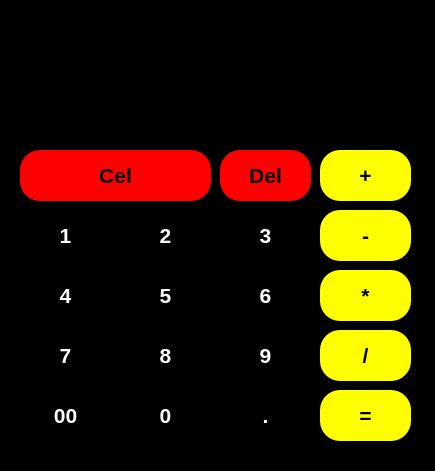
<?xml version="1.0" encoding="UTF-8"?>
<ui version="4.0">
 <class>MainWindow</class>
 <widget class="QMainWindow" name="MainWindow">
  <property name="geometry">
   <rect>
    <x>0</x>
    <y>0</y>
    <width>435</width>
    <height>471</height>
   </rect>
  </property>
  <property name="windowTitle">
   <string>MainWindow</string>
  </property>
  <property name="styleSheet">
   <string notr="true">background-color: rgb(0, 0, 0);</string>
  </property>
  <widget class="QWidget" name="centralwidget">
   <widget class="QLabel" name="label">
    <property name="geometry">
     <rect>
      <x>20</x>
      <y>70</y>
      <width>381</width>
      <height>41</height>
     </rect>
    </property>
    <property name="font">
     <font>
      <pointsize>16</pointsize>
      <weight>75</weight>
      <bold>true</bold>
     </font>
    </property>
    <property name="styleSheet">
     <string notr="true">background-color: balck;
color: rgb(255, 255, 255);</string>
    </property>
    <property name="text">
     <string/>
    </property>
    <property name="alignment">
     <set>Qt::AlignRight|Qt::AlignTrailing|Qt::AlignVCenter</set>
    </property>
   </widget>
   <widget class="QPushButton" name="push_cel">
    <property name="geometry">
     <rect>
      <x>20</x>
      <y>150</y>
      <width>191</width>
      <height>51</height>
     </rect>
    </property>
    <property name="font">
     <font>
      <pointsize>16</pointsize>
      <weight>75</weight>
      <bold>true</bold>
     </font>
    </property>
    <property name="styleSheet">
     <string notr="true">QPushButton{
border-radius:20px;
color: balck;
background-color: red
;
}
QPushButton:hover{
color:black;
background-color:red
;

}

</string>
    </property>
    <property name="text">
     <string>Cel</string>
    </property>
   </widget>
   <widget class="QPushButton" name="push_del">
    <property name="geometry">
     <rect>
      <x>220</x>
      <y>150</y>
      <width>91</width>
      <height>51</height>
     </rect>
    </property>
    <property name="font">
     <font>
      <pointsize>16</pointsize>
      <weight>75</weight>
      <bold>true</bold>
     </font>
    </property>
    <property name="styleSheet">
     <string notr="true">QPushButton{
border-radius:20px;
color: black;

	background-color: red;
}
QPushButton:hover{
color:white;
background-color:red;

}
</string>
    </property>
    <property name="text">
     <string>Del</string>
    </property>
    <property name="shortcut">
     <string>Backspace</string>
    </property>
   </widget>
   <widget class="QPushButton" name="push_add_2">
    <property name="geometry">
     <rect>
      <x>320</x>
      <y>150</y>
      <width>91</width>
      <height>51</height>
     </rect>
    </property>
    <property name="font">
     <font>
      <pointsize>16</pointsize>
      <weight>75</weight>
      <bold>true</bold>
     </font>
    </property>
    <property name="styleSheet">
     <string notr="true">border-radius:20px;
color:black;
	background-color: yellow;

</string>
    </property>
    <property name="text">
     <string>+</string>
    </property>
    <property name="shortcut">
     <string>+</string>
    </property>
   </widget>
   <widget class="QPushButton" name="push_sub">
    <property name="geometry">
     <rect>
      <x>320</x>
      <y>210</y>
      <width>91</width>
      <height>51</height>
     </rect>
    </property>
    <property name="font">
     <font>
      <pointsize>16</pointsize>
      <weight>75</weight>
      <bold>true</bold>
     </font>
    </property>
    <property name="styleSheet">
     <string notr="true">border-radius:20px;
color:black;
	background-color: yellow;

</string>
    </property>
    <property name="text">
     <string>-</string>
    </property>
    <property name="shortcut">
     <string>-</string>
    </property>
   </widget>
   <widget class="QPushButton" name="push_1">
    <property name="geometry">
     <rect>
      <x>20</x>
      <y>210</y>
      <width>91</width>
      <height>51</height>
     </rect>
    </property>
    <property name="font">
     <font>
      <pointsize>16</pointsize>
      <weight>75</weight>
      <bold>true</bold>
     </font>
    </property>
    <property name="styleSheet">
     <string notr="true">QPushButton{
border-radius:20px;
color: rgb(255, 255, 255);
background-color:black;
}
QPushButton:hover{
color:black;
background-color:yellow;

}
	
	</string>
    </property>
    <property name="text">
     <string>1</string>
    </property>
    <property name="shortcut">
     <string>1</string>
    </property>
   </widget>
   <widget class="QPushButton" name="push_3">
    <property name="geometry">
     <rect>
      <x>220</x>
      <y>210</y>
      <width>91</width>
      <height>51</height>
     </rect>
    </property>
    <property name="font">
     <font>
      <pointsize>16</pointsize>
      <weight>75</weight>
      <bold>true</bold>
     </font>
    </property>
    <property name="styleSheet">
     <string notr="true">QPushButton{
border-radius:20px;
color: rgb(255, 255, 255);
background-color:black;
}
QPushButton:hover{
color:black;
background-color:yellow;

}
</string>
    </property>
    <property name="text">
     <string>3</string>
    </property>
    <property name="shortcut">
     <string>3</string>
    </property>
   </widget>
   <widget class="QPushButton" name="push_2">
    <property name="geometry">
     <rect>
      <x>120</x>
      <y>210</y>
      <width>91</width>
      <height>51</height>
     </rect>
    </property>
    <property name="font">
     <font>
      <pointsize>16</pointsize>
      <weight>75</weight>
      <bold>true</bold>
     </font>
    </property>
    <property name="styleSheet">
     <string notr="true">QPushButton{
border-radius:20px;
color: rgb(255, 255, 255);
background-color:black;
}
QPushButton:hover{
color:black;
background-color:yellow;

}</string>
    </property>
    <property name="text">
     <string>2</string>
    </property>
    <property name="shortcut">
     <string>2</string>
    </property>
   </widget>
   <widget class="QPushButton" name="push_mult">
    <property name="geometry">
     <rect>
      <x>320</x>
      <y>270</y>
      <width>91</width>
      <height>51</height>
     </rect>
    </property>
    <property name="font">
     <font>
      <pointsize>16</pointsize>
      <weight>75</weight>
      <bold>true</bold>
     </font>
    </property>
    <property name="styleSheet">
     <string notr="true">border-radius:20px;
color:black;
	background-color: yellow;

</string>
    </property>
    <property name="text">
     <string>*</string>
    </property>
    <property name="shortcut">
     <string>*</string>
    </property>
   </widget>
   <widget class="QPushButton" name="push_4">
    <property name="geometry">
     <rect>
      <x>20</x>
      <y>270</y>
      <width>91</width>
      <height>51</height>
     </rect>
    </property>
    <property name="font">
     <font>
      <pointsize>16</pointsize>
      <weight>75</weight>
      <bold>true</bold>
     </font>
    </property>
    <property name="styleSheet">
     <string notr="true">QPushButton{
border-radius:20px;
color: rgb(255, 255, 255);
background-color:black;
}
QPushButton:hover{
color:black;
background-color:yellow;

}</string>
    </property>
    <property name="text">
     <string>4</string>
    </property>
    <property name="shortcut">
     <string>4</string>
    </property>
   </widget>
   <widget class="QPushButton" name="push_6">
    <property name="geometry">
     <rect>
      <x>220</x>
      <y>270</y>
      <width>91</width>
      <height>51</height>
     </rect>
    </property>
    <property name="font">
     <font>
      <pointsize>16</pointsize>
      <weight>75</weight>
      <bold>true</bold>
     </font>
    </property>
    <property name="styleSheet">
     <string notr="true">QPushButton{
border-radius:20px;
color: rgb(255, 255, 255);
background-color:black;
}
QPushButton:hover{
color:black;
background-color:yellow;

}</string>
    </property>
    <property name="text">
     <string>6</string>
    </property>
    <property name="shortcut">
     <string>6</string>
    </property>
   </widget>
   <widget class="QPushButton" name="push_5">
    <property name="geometry">
     <rect>
      <x>120</x>
      <y>270</y>
      <width>91</width>
      <height>51</height>
     </rect>
    </property>
    <property name="font">
     <font>
      <pointsize>16</pointsize>
      <weight>75</weight>
      <bold>true</bold>
     </font>
    </property>
    <property name="styleSheet">
     <string notr="true">QPushButton{
border-radius:20px;
color: rgb(255, 255, 255);
background-color:black;
}
QPushButton:hover{
color:black;
background-color:yellow;

}</string>
    </property>
    <property name="text">
     <string>5</string>
    </property>
    <property name="shortcut">
     <string>5</string>
    </property>
   </widget>
   <widget class="QPushButton" name="push_7">
    <property name="geometry">
     <rect>
      <x>20</x>
      <y>330</y>
      <width>91</width>
      <height>51</height>
     </rect>
    </property>
    <property name="font">
     <font>
      <pointsize>16</pointsize>
      <weight>75</weight>
      <bold>true</bold>
     </font>
    </property>
    <property name="styleSheet">
     <string notr="true">QPushButton{
border-radius:20px;
color: rgb(255, 255, 255);
background-color:black;
}
QPushButton:hover{
color:black;
background-color:yellow;

}</string>
    </property>
    <property name="text">
     <string>7</string>
    </property>
    <property name="shortcut">
     <string>7</string>
    </property>
   </widget>
   <widget class="QPushButton" name="push_9">
    <property name="geometry">
     <rect>
      <x>220</x>
      <y>330</y>
      <width>91</width>
      <height>51</height>
     </rect>
    </property>
    <property name="font">
     <font>
      <pointsize>16</pointsize>
      <weight>75</weight>
      <bold>true</bold>
     </font>
    </property>
    <property name="styleSheet">
     <string notr="true">QPushButton{
border-radius:20px;
color: rgb(255, 255, 255);
background-color:black;
}
QPushButton:hover{
color:black;
background-color:yellow;

}</string>
    </property>
    <property name="text">
     <string>9</string>
    </property>
    <property name="shortcut">
     <string>9</string>
    </property>
   </widget>
   <widget class="QPushButton" name="push_8">
    <property name="geometry">
     <rect>
      <x>120</x>
      <y>330</y>
      <width>91</width>
      <height>51</height>
     </rect>
    </property>
    <property name="font">
     <font>
      <pointsize>16</pointsize>
      <weight>75</weight>
      <bold>true</bold>
     </font>
    </property>
    <property name="styleSheet">
     <string notr="true">QPushButton{
border-radius:20px;
color: rgb(255, 255, 255);
background-color:black;
}
QPushButton:hover{
color:black;
background-color:yellow;

}</string>
    </property>
    <property name="text">
     <string>8</string>
    </property>
    <property name="shortcut">
     <string>8</string>
    </property>
   </widget>
   <widget class="QPushButton" name="push_div">
    <property name="geometry">
     <rect>
      <x>320</x>
      <y>330</y>
      <width>91</width>
      <height>51</height>
     </rect>
    </property>
    <property name="font">
     <font>
      <pointsize>16</pointsize>
      <weight>75</weight>
      <bold>true</bold>
     </font>
    </property>
    <property name="styleSheet">
     <string notr="true">border-radius:20px;
color:black;
	background-color: yellow;

</string>
    </property>
    <property name="text">
     <string>/</string>
    </property>
    <property name="shortcut">
     <string>/</string>
    </property>
   </widget>
   <widget class="QPushButton" name="push_00">
    <property name="geometry">
     <rect>
      <x>20</x>
      <y>390</y>
      <width>91</width>
      <height>51</height>
     </rect>
    </property>
    <property name="font">
     <font>
      <pointsize>16</pointsize>
      <weight>75</weight>
      <bold>true</bold>
     </font>
    </property>
    <property name="styleSheet">
     <string notr="true">QPushButton{
border-radius:20px;
color: rgb(255, 255, 255);
background-color:black;
}
QPushButton:hover{
color:black;
background-color:yellow;

}</string>
    </property>
    <property name="text">
     <string>00</string>
    </property>
    <property name="shortcut">
     <string>0, 0</string>
    </property>
   </widget>
   <widget class="QPushButton" name="push_equal">
    <property name="geometry">
     <rect>
      <x>320</x>
      <y>390</y>
      <width>91</width>
      <height>51</height>
     </rect>
    </property>
    <property name="font">
     <font>
      <pointsize>16</pointsize>
      <weight>75</weight>
      <bold>true</bold>
     </font>
    </property>
    <property name="styleSheet">
     <string notr="true">border-radius:20px;
color:black;
	background-color: yellow;

</string>
    </property>
    <property name="text">
     <string>=</string>
    </property>
    <property name="shortcut">
     <string>Enter</string>
    </property>
   </widget>
   <widget class="QPushButton" name="push_0">
    <property name="geometry">
     <rect>
      <x>120</x>
      <y>390</y>
      <width>91</width>
      <height>51</height>
     </rect>
    </property>
    <property name="font">
     <font>
      <pointsize>16</pointsize>
      <weight>75</weight>
      <bold>true</bold>
     </font>
    </property>
    <property name="styleSheet">
     <string notr="true">QPushButton{
border-radius:20px;
color: rgb(255, 255, 255);
background-color:black;
}
QPushButton:hover{
color:black;
background-color:yellow;

}</string>
    </property>
    <property name="text">
     <string>0</string>
    </property>
    <property name="shortcut">
     <string>0</string>
    </property>
   </widget>
   <widget class="QPushButton" name="push_period">
    <property name="geometry">
     <rect>
      <x>220</x>
      <y>390</y>
      <width>91</width>
      <height>51</height>
     </rect>
    </property>
    <property name="font">
     <font>
      <pointsize>16</pointsize>
      <weight>75</weight>
      <bold>true</bold>
     </font>
    </property>
    <property name="styleSheet">
     <string notr="true">QPushButton{
border-radius:20px;
color: rgb(255, 255, 255);
background-color:black;
}
QPushButton:hover{
color:black;
background-color:yellow;

}</string>
    </property>
    <property name="text">
     <string>.</string>
    </property>
    <property name="shortcut">
     <string>.</string>
    </property>
   </widget>
  </widget>
 </widget>
 <resources/>
 <connections/>
</ui>
